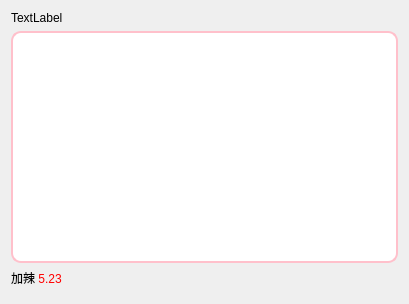
<?xml version="1.0" encoding="UTF-8"?>
<ui version="4.0">
 <class>w_scr_dish_special_cook</class>
 <widget class="QDialog" name="w_scr_dish_special_cook">
  <property name="geometry">
   <rect>
    <x>0</x>
    <y>0</y>
    <width>409</width>
    <height>304</height>
   </rect>
  </property>
  <property name="windowTitle">
   <string>Dialog</string>
  </property>
  <layout class="QVBoxLayout" name="verticalLayout" stretch="0,1,0,0">
   <item>
    <widget class="QLabel" name="label_state">
     <property name="text">
      <string>TextLabel</string>
     </property>
    </widget>
   </item>
   <item>
    <widget class="frontViewDialog_autoexpand" name="frame">
     <property name="styleSheet">
      <string notr="true">QFrame#frame{
background:white;border:2px solid pink;border-radius:10px;
}</string>
     </property>
     <property name="frameShape">
      <enum>QFrame::StyledPanel</enum>
     </property>
     <property name="frameShadow">
      <enum>QFrame::Raised</enum>
     </property>
    </widget>
   </item>
   <item>
    <widget class="QLabel" name="label_return">
     <property name="text">
      <string>&lt;p style=&quot; margin-top:0px; margin-bottom:0px; margin-left:0px; margin-right:0px; -qt-block-indent:0; text-indent:0px;&quot;&gt;加辣 &lt;span style=&quot; color:#ff0000;&quot;&gt;5.23&lt;/span&gt;&lt;/p&gt;</string>
     </property>
    </widget>
   </item>
   <item>
    <widget class="lds_toolbar" name="widget"/>
   </item>
  </layout>
 </widget>
 <customwidgets>
  <customwidget>
   <class>frontViewDialog_autoexpand</class>
   <extends>QFrame</extends>
   <header>frontviewdialog_autoexpand.h</header>
   <container>1</container>
  </customwidget>
  <customwidget>
   <class>lds_toolbar</class>
   <extends>QFrame</extends>
   <header>lds_toolbar.h</header>
   <container>1</container>
  </customwidget>
 </customwidgets>
 <resources/>
 <connections/>
</ui>
